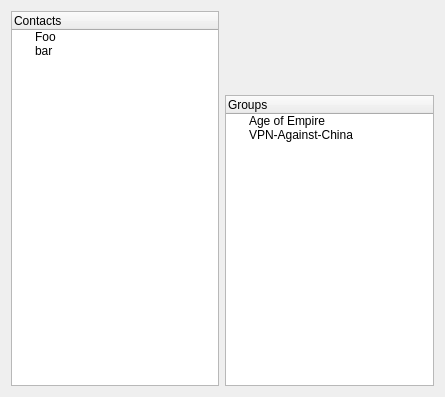
<?xml version="1.0" encoding="UTF-8"?>
<ui version="4.0">
 <class>bodymain</class>
 <widget class="QWidget" name="bodymain">
  <property name="geometry">
   <rect>
    <x>0</x>
    <y>0</y>
    <width>445</width>
    <height>397</height>
   </rect>
  </property>
  <property name="windowTitle">
   <string>Widget</string>
  </property>
  <property name="windowIcon">
   <iconset resource="../share/img/client.qrc">
    <normaloff>:/tools/root_notconnected.png</normaloff>:/tools/root_notconnected.png</iconset>
  </property>
  <layout class="QGridLayout" name="gridLayout">
   <item row="1" column="2">
    <widget class="QPushButton" name="deletePeer">
     <property name="text">
      <string/>
     </property>
     <property name="icon">
      <iconset resource="../share/img/client.qrc">
       <normaloff>:/tools/deletecontact.png</normaloff>:/tools/deletecontact.png</iconset>
     </property>
     <property name="iconSize">
      <size>
       <width>20</width>
       <height>20</height>
      </size>
     </property>
     <property name="flat">
      <bool>true</bool>
     </property>
    </widget>
   </item>
   <item row="2" column="2">
    <widget class="QPushButton" name="groupPeers">
     <property name="text">
      <string/>
     </property>
     <property name="icon">
      <iconset resource="../share/img/client.qrc">
       <normaloff>:/tools/config.png</normaloff>:/tools/config.png</iconset>
     </property>
     <property name="iconSize">
      <size>
       <width>20</width>
       <height>20</height>
      </size>
     </property>
     <property name="flat">
      <bool>true</bool>
     </property>
    </widget>
   </item>
   <item row="0" column="2">
    <widget class="QPushButton" name="addPeer">
     <property name="text">
      <string/>
     </property>
     <property name="icon">
      <iconset resource="../share/img/client.qrc">
       <normaloff>:/tools/addcontact.png</normaloff>:/tools/addcontact.png</iconset>
     </property>
     <property name="iconSize">
      <size>
       <width>20</width>
       <height>20</height>
      </size>
     </property>
     <property name="flat">
      <bool>true</bool>
     </property>
    </widget>
   </item>
   <item row="0" column="0" rowspan="4">
    <widget class="QTreeWidget" name="listContacts">
     <column>
      <property name="text">
       <string>Contacts</string>
      </property>
     </column>
     <item>
      <property name="text">
       <string>Foo</string>
      </property>
     </item>
     <item>
      <property name="text">
       <string>bar</string>
      </property>
     </item>
    </widget>
   </item>
   <item row="3" column="2">
    <widget class="QTreeWidget" name="listGroups">
     <column>
      <property name="text">
       <string>Groups</string>
      </property>
     </column>
     <item>
      <property name="text">
       <string>Age of Empire</string>
      </property>
     </item>
     <item>
      <property name="text">
       <string>VPN-Against-China</string>
      </property>
     </item>
    </widget>
   </item>
  </layout>
 </widget>
 <resources>
  <include location="../share/img/client.qrc"/>
 </resources>
 <connections/>
</ui>
